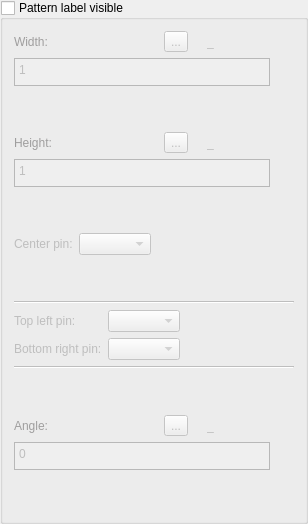
             <widget class="QGroupBox" name="groupBoxPatternLabel">
              <property name="enabled">
               <bool>true</bool>
              </property>
              <property name="title">
               <string>Pattern label visible</string>
              </property>
              <property name="checkable">
               <bool>true</bool>
              </property>
              <property name="checked">
               <bool>false</bool>
              </property>
              <layout class="QVBoxLayout" name="verticalLayout_14">
               <item>
                <layout class="QHBoxLayout" name="horizontalLayout_25">
                 <item alignment="Qt::AlignLeft">
                  <widget class="QLabel" name="labelEditPLWidth">
                   <property name="sizePolicy">
                    <sizepolicy hsizetype="Fixed" vsizetype="Preferred">
                     <horstretch>0</horstretch>
                     <verstretch>0</verstretch>
                    </sizepolicy>
                   </property>
                   <property name="palette">
                    <palette>
                     <active>
                      <colorrole role="WindowText">
                       <brush brushstyle="SolidPattern">
                        <color alpha="255">
                         <red>255</red>
                         <green>0</green>
                         <blue>0</blue>
                        </color>
                       </brush>
                      </colorrole>
                     </active>
                     <inactive>
                      <colorrole role="WindowText">
                       <brush brushstyle="SolidPattern">
                        <color alpha="255">
                         <red>255</red>
                         <green>0</green>
                         <blue>0</blue>
                        </color>
                       </brush>
                      </colorrole>
                     </inactive>
                     <disabled>
                      <colorrole role="WindowText">
                       <brush brushstyle="SolidPattern">
                        <color alpha="255">
                         <red>159</red>
                         <green>158</green>
                         <blue>158</blue>
                        </color>
                       </brush>
                      </colorrole>
                     </disabled>
                    </palette>
                   </property>
                   <property name="text">
                    <string>Width:</string>
                   </property>
                  </widget>
                 </item>
                 <item>
                  <spacer name="horizontalSpacer_13">
                   <property name="orientation">
                    <enum>Qt::Horizontal</enum>
                   </property>
                   <property name="sizeHint" stdset="0">
                    <size>
                     <width>40</width>
                     <height>20</height>
                    </size>
                   </property>
                  </spacer>
                 </item>
                 <item alignment="Qt::AlignRight">
                  <widget class="QToolButton" name="pushButtonPLWidth">
                   <property name="toolTip">
                    <string>Formula wizard</string>
                   </property>
                   <property name="text">
                    <string notr="true">...</string>
                   </property>
                   <property name="icon">
                    <iconset resource="../../../../../vmisc/share/resources/icon.qrc">
                     <normaloff>:/icon/24x24/fx.png</normaloff>:/icon/24x24/fx.png</iconset>
                   </property>
                   <property name="iconSize">
                    <size>
                     <width>24</width>
                     <height>24</height>
                    </size>
                   </property>
                  </widget>
                 </item>
                 <item alignment="Qt::AlignRight">
                  <widget class="QLabel" name="labelEqual_7">
                   <property name="text">
                    <string/>
                   </property>
                   <property name="pixmap">
                    <pixmap resource="../../../../../vmisc/share/resources/icon.qrc">:/icon/24x24/equal.png</pixmap>
                   </property>
                  </widget>
                 </item>
                 <item alignment="Qt::AlignRight">
                  <widget class="QLabel" name="labelPLWidth">
                   <property name="sizePolicy">
                    <sizepolicy hsizetype="Fixed" vsizetype="Preferred">
                     <horstretch>0</horstretch>
                     <verstretch>0</verstretch>
                    </sizepolicy>
                   </property>
                   <property name="minimumSize">
                    <size>
                     <width>87</width>
                     <height>0</height>
                    </size>
                   </property>
                   <property name="baseSize">
                    <size>
                     <width>0</width>
                     <height>0</height>
                    </size>
                   </property>
                   <property name="toolTip">
                    <string>Value</string>
                   </property>
                   <property name="text">
                    <string notr="true">_</string>
                   </property>
                  </widget>
                 </item>
                </layout>
               </item>
               <item>
                <layout class="QHBoxLayout" name="horizontalLayout_26">
                 <item>
                  <widget class="QPlainTextEdit" name="lineEditPLWidthFormula">
                   <property name="sizePolicy">
                    <sizepolicy hsizetype="Expanding" vsizetype="Preferred">
                     <horstretch>0</horstretch>
                     <verstretch>0</verstretch>
                    </sizepolicy>
                   </property>
                   <property name="maximumSize">
                    <size>
                     <width>16777215</width>
                     <height>28</height>
                    </size>
                   </property>
                   <property name="toolTip">
                    <string>Calculation</string>
                   </property>
                   <property name="tabChangesFocus">
                    <bool>true</bool>
                   </property>
                   <property name="plainText">
                    <string notr="true">1</string>
                   </property>
                  </widget>
                 </item>
                 <item>
                  <widget class="QPushButton" name="pushButtonShowPLWidth">
                   <property name="maximumSize">
                    <size>
                     <width>18</width>
                     <height>18</height>
                    </size>
                   </property>
                   <property name="sizeIncrement">
                    <size>
                     <width>0</width>
                     <height>0</height>
                    </size>
                   </property>
                   <property name="toolTip">
                    <string>&lt;html&gt;&lt;head/&gt;&lt;body&gt;&lt;p&gt;Show full calculation in message box&lt;/p&gt;&lt;/body&gt;&lt;/html&gt;</string>
                   </property>
                   <property name="text">
                    <string notr="true"/>
                   </property>
                   <property name="icon">
                    <iconset theme="go-down">
                     <normaloff>../</normaloff>../</iconset>
                   </property>
                   <property name="iconSize">
                    <size>
                     <width>16</width>
                     <height>16</height>
                    </size>
                   </property>
                   <property name="flat">
                    <bool>true</bool>
                   </property>
                  </widget>
                 </item>
                </layout>
               </item>
               <item>
                <spacer name="verticalSpacer_6">
                 <property name="orientation">
                  <enum>Qt::Vertical</enum>
                 </property>
                 <property name="sizeHint" stdset="0">
                  <size>
                   <width>20</width>
                   <height>40</height>
                  </size>
                 </property>
                </spacer>
               </item>
               <item>
                <layout class="QHBoxLayout" name="horizontalLayout_24">
                 <item alignment="Qt::AlignLeft">
                  <widget class="QLabel" name="labelEditPLHeight">
                   <property name="sizePolicy">
                    <sizepolicy hsizetype="Fixed" vsizetype="Preferred">
                     <horstretch>0</horstretch>
                     <verstretch>0</verstretch>
                    </sizepolicy>
                   </property>
                   <property name="palette">
                    <palette>
                     <active>
                      <colorrole role="WindowText">
                       <brush brushstyle="SolidPattern">
                        <color alpha="255">
                         <red>255</red>
                         <green>0</green>
                         <blue>0</blue>
                        </color>
                       </brush>
                      </colorrole>
                     </active>
                     <inactive>
                      <colorrole role="WindowText">
                       <brush brushstyle="SolidPattern">
                        <color alpha="255">
                         <red>255</red>
                         <green>0</green>
                         <blue>0</blue>
                        </color>
                       </brush>
                      </colorrole>
                     </inactive>
                     <disabled>
                      <colorrole role="WindowText">
                       <brush brushstyle="SolidPattern">
                        <color alpha="255">
                         <red>159</red>
                         <green>158</green>
                         <blue>158</blue>
                        </color>
                       </brush>
                      </colorrole>
                     </disabled>
                    </palette>
                   </property>
                   <property name="text">
                    <string>Height:</string>
                   </property>
                  </widget>
                 </item>
                 <item>
                  <spacer name="horizontalSpacer_12">
                   <property name="orientation">
                    <enum>Qt::Horizontal</enum>
                   </property>
                   <property name="sizeHint" stdset="0">
                    <size>
                     <width>40</width>
                     <height>20</height>
                    </size>
                   </property>
                  </spacer>
                 </item>
                 <item alignment="Qt::AlignRight">
                  <widget class="QToolButton" name="pushButtonPLHeight">
                   <property name="toolTip">
                    <string>Formula wizard</string>
                   </property>
                   <property name="text">
                    <string notr="true">...</string>
                   </property>
                   <property name="icon">
                    <iconset resource="../../../../../vmisc/share/resources/icon.qrc">
                     <normaloff>:/icon/24x24/fx.png</normaloff>:/icon/24x24/fx.png</iconset>
                   </property>
                   <property name="iconSize">
                    <size>
                     <width>24</width>
                     <height>24</height>
                    </size>
                   </property>
                  </widget>
                 </item>
                 <item alignment="Qt::AlignRight">
                  <widget class="QLabel" name="labelEqual_6">
                   <property name="text">
                    <string/>
                   </property>
                   <property name="pixmap">
                    <pixmap resource="../../../../../vmisc/share/resources/icon.qrc">:/icon/24x24/equal.png</pixmap>
                   </property>
                  </widget>
                 </item>
                 <item alignment="Qt::AlignRight">
                  <widget class="QLabel" name="labelPLHeight">
                   <property name="sizePolicy">
                    <sizepolicy hsizetype="Fixed" vsizetype="Preferred">
                     <horstretch>0</horstretch>
                     <verstretch>0</verstretch>
                    </sizepolicy>
                   </property>
                   <property name="minimumSize">
                    <size>
                     <width>87</width>
                     <height>0</height>
                    </size>
                   </property>
                   <property name="baseSize">
                    <size>
                     <width>0</width>
                     <height>0</height>
                    </size>
                   </property>
                   <property name="toolTip">
                    <string>Value</string>
                   </property>
                   <property name="text">
                    <string notr="true">_</string>
                   </property>
                  </widget>
                 </item>
                </layout>
               </item>
               <item>
                <layout class="QHBoxLayout" name="horizontalLayout_27">
                 <item>
                  <widget class="QPlainTextEdit" name="lineEditPLHeightFormula">
                   <property name="sizePolicy">
                    <sizepolicy hsizetype="Expanding" vsizetype="Preferred">
                     <horstretch>0</horstretch>
                     <verstretch>0</verstretch>
                    </sizepolicy>
                   </property>
                   <property name="maximumSize">
                    <size>
                     <width>16777215</width>
                     <height>28</height>
                    </size>
                   </property>
                   <property name="toolTip">
                    <string>Calculation</string>
                   </property>
                   <property name="tabChangesFocus">
                    <bool>true</bool>
                   </property>
                   <property name="plainText">
                    <string notr="true">1</string>
                   </property>
                  </widget>
                 </item>
                 <item>
                  <widget class="QPushButton" name="pushButtonShowPLHeight">
                   <property name="maximumSize">
                    <size>
                     <width>18</width>
                     <height>18</height>
                    </size>
                   </property>
                   <property name="sizeIncrement">
                    <size>
                     <width>0</width>
                     <height>0</height>
                    </size>
                   </property>
                   <property name="toolTip">
                    <string>&lt;html&gt;&lt;head/&gt;&lt;body&gt;&lt;p&gt;Show full calculation in message box&lt;/p&gt;&lt;/body&gt;&lt;/html&gt;</string>
                   </property>
                   <property name="text">
                    <string notr="true"/>
                   </property>
                   <property name="icon">
                    <iconset theme="go-down">
                     <normaloff>../</normaloff>../</iconset>
                   </property>
                   <property name="iconSize">
                    <size>
                     <width>16</width>
                     <height>16</height>
                    </size>
                   </property>
                   <property name="flat">
                    <bool>true</bool>
                   </property>
                  </widget>
                 </item>
                </layout>
               </item>
               <item>
                <spacer name="verticalSpacer_7">
                 <property name="orientation">
                  <enum>Qt::Vertical</enum>
                 </property>
                 <property name="sizeHint" stdset="0">
                  <size>
                   <width>20</width>
                   <height>40</height>
                  </size>
                 </property>
                </spacer>
               </item>
               <item>
                <layout class="QFormLayout" name="formLayout_10">
                 <property name="fieldGrowthPolicy">
                  <enum>QFormLayout::ExpandingFieldsGrow</enum>
                 </property>
                 <item row="0" column="0">
                  <widget class="QLabel" name="labelPLCenter">
                   <property name="text">
                    <string>Center pin:</string>
                   </property>
                  </widget>
                 </item>
                 <item row="0" column="1">
                  <widget class="QComboBox" name="comboBoxPLCenterPin"/>
                 </item>
                </layout>
               </item>
               <item>
                <spacer name="verticalSpacer_13">
                 <property name="orientation">
                  <enum>Qt::Vertical</enum>
                 </property>
                 <property name="sizeHint" stdset="0">
                  <size>
                   <width>20</width>
                   <height>40</height>
                  </size>
                 </property>
                </spacer>
               </item>
               <item>
                <widget class="Line" name="line_5">
                 <property name="orientation">
                  <enum>Qt::Horizontal</enum>
                 </property>
                </widget>
               </item>
               <item>
                <layout class="QFormLayout" name="formLayout_5">
                 <property name="fieldGrowthPolicy">
                  <enum>QFormLayout::ExpandingFieldsGrow</enum>
                 </property>
                 <item row="0" column="0">
                  <widget class="QLabel" name="labelPLTopLeftPin">
                   <property name="text">
                    <string>Top left pin:</string>
                   </property>
                  </widget>
                 </item>
                 <item row="0" column="1">
                  <widget class="QComboBox" name="comboBoxPLTopLeftPin"/>
                 </item>
                 <item row="1" column="0">
                  <widget class="QLabel" name="labelPLBottomRightPin">
                   <property name="text">
                    <string>Bottom right pin:</string>
                   </property>
                  </widget>
                 </item>
                 <item row="1" column="1">
                  <widget class="QComboBox" name="comboBoxPLBottomRightPin"/>
                 </item>
                </layout>
               </item>
               <item>
                <widget class="Line" name="line_6">
                 <property name="orientation">
                  <enum>Qt::Horizontal</enum>
                 </property>
                </widget>
               </item>
               <item>
                <spacer name="verticalSpacer_12">
                 <property name="orientation">
                  <enum>Qt::Vertical</enum>
                 </property>
                 <property name="sizeHint" stdset="0">
                  <size>
                   <width>20</width>
                   <height>40</height>
                  </size>
                 </property>
                </spacer>
               </item>
               <item>
                <layout class="QHBoxLayout" name="horizontalLayout_29">
                 <item alignment="Qt::AlignLeft">
                  <widget class="QLabel" name="labelEditPLAngle">
                   <property name="sizePolicy">
                    <sizepolicy hsizetype="Fixed" vsizetype="Preferred">
                     <horstretch>0</horstretch>
                     <verstretch>0</verstretch>
                    </sizepolicy>
                   </property>
                   <property name="palette">
                    <palette>
                     <active>
                      <colorrole role="WindowText">
                       <brush brushstyle="SolidPattern">
                        <color alpha="255">
                         <red>255</red>
                         <green>0</green>
                         <blue>0</blue>
                        </color>
                       </brush>
                      </colorrole>
                     </active>
                     <inactive>
                      <colorrole role="WindowText">
                       <brush brushstyle="SolidPattern">
                        <color alpha="255">
                         <red>255</red>
                         <green>0</green>
                         <blue>0</blue>
                        </color>
                       </brush>
                      </colorrole>
                     </inactive>
                     <disabled>
                      <colorrole role="WindowText">
                       <brush brushstyle="SolidPattern">
                        <color alpha="255">
                         <red>159</red>
                         <green>158</green>
                         <blue>158</blue>
                        </color>
                       </brush>
                      </colorrole>
                     </disabled>
                    </palette>
                   </property>
                   <property name="text">
                    <string>Angle:</string>
                   </property>
                  </widget>
                 </item>
                 <item>
                  <spacer name="horizontalSpacer_14">
                   <property name="orientation">
                    <enum>Qt::Horizontal</enum>
                   </property>
                   <property name="sizeHint" stdset="0">
                    <size>
                     <width>40</width>
                     <height>20</height>
                    </size>
                   </property>
                  </spacer>
                 </item>
                 <item alignment="Qt::AlignRight">
                  <widget class="QToolButton" name="pushButtonPLAngle">
                   <property name="toolTip">
                    <string>Formula wizard</string>
                   </property>
                   <property name="text">
                    <string notr="true">...</string>
                   </property>
                   <property name="icon">
                    <iconset resource="../../../../../vmisc/share/resources/icon.qrc">
                     <normaloff>:/icon/24x24/fx.png</normaloff>:/icon/24x24/fx.png</iconset>
                   </property>
                   <property name="iconSize">
                    <size>
                     <width>24</width>
                     <height>24</height>
                    </size>
                   </property>
                  </widget>
                 </item>
                 <item alignment="Qt::AlignRight">
                  <widget class="QLabel" name="labelEqual_8">
                   <property name="text">
                    <string/>
                   </property>
                   <property name="pixmap">
                    <pixmap resource="../../../../../vmisc/share/resources/icon.qrc">:/icon/24x24/equal.png</pixmap>
                   </property>
                  </widget>
                 </item>
                 <item alignment="Qt::AlignRight">
                  <widget class="QLabel" name="labelPLAngle">
                   <property name="sizePolicy">
                    <sizepolicy hsizetype="Fixed" vsizetype="Preferred">
                     <horstretch>0</horstretch>
                     <verstretch>0</verstretch>
                    </sizepolicy>
                   </property>
                   <property name="minimumSize">
                    <size>
                     <width>87</width>
                     <height>0</height>
                    </size>
                   </property>
                   <property name="baseSize">
                    <size>
                     <width>0</width>
                     <height>0</height>
                    </size>
                   </property>
                   <property name="toolTip">
                    <string>Value</string>
                   </property>
                   <property name="text">
                    <string notr="true">_</string>
                   </property>
                  </widget>
                 </item>
                </layout>
               </item>
               <item>
                <layout class="QHBoxLayout" name="horizontalLayout_28">
                 <item>
                  <widget class="QPlainTextEdit" name="lineEditPLAngleFormula">
                   <property name="sizePolicy">
                    <sizepolicy hsizetype="Expanding" vsizetype="Preferred">
                     <horstretch>0</horstretch>
                     <verstretch>0</verstretch>
                    </sizepolicy>
                   </property>
                   <property name="maximumSize">
                    <size>
                     <width>16777215</width>
                     <height>28</height>
                    </size>
                   </property>
                   <property name="toolTip">
                    <string>Calculation</string>
                   </property>
                   <property name="tabChangesFocus">
                    <bool>true</bool>
                   </property>
                   <property name="plainText">
                    <string notr="true">0</string>
                   </property>
                  </widget>
                 </item>
                 <item>
                  <widget class="QPushButton" name="pushButtonShowPLAngle">
                   <property name="maximumSize">
                    <size>
                     <width>18</width>
                     <height>18</height>
                    </size>
                   </property>
                   <property name="sizeIncrement">
                    <size>
                     <width>0</width>
                     <height>0</height>
                    </size>
                   </property>
                   <property name="toolTip">
                    <string>&lt;html&gt;&lt;head/&gt;&lt;body&gt;&lt;p&gt;Show full calculation in message box&lt;/p&gt;&lt;/body&gt;&lt;/html&gt;</string>
                   </property>
                   <property name="text">
                    <string notr="true"/>
                   </property>
                   <property name="icon">
                    <iconset theme="go-down">
                     <normaloff>../</normaloff>../</iconset>
                   </property>
                   <property name="iconSize">
                    <size>
                     <width>16</width>
                     <height>16</height>
                    </size>
                   </property>
                   <property name="flat">
                    <bool>true</bool>
                   </property>
                  </widget>
                 </item>
                </layout>
               </item>
               <item>
                <spacer name="verticalSpacer_9">
                 <property name="orientation">
                  <enum>Qt::Vertical</enum>
                 </property>
                 <property name="sizeHint" stdset="0">
                  <size>
                   <width>20</width>
                   <height>40</height>
                  </size>
                 </property>
                </spacer>
               </item>
              </layout>
             </widget>
